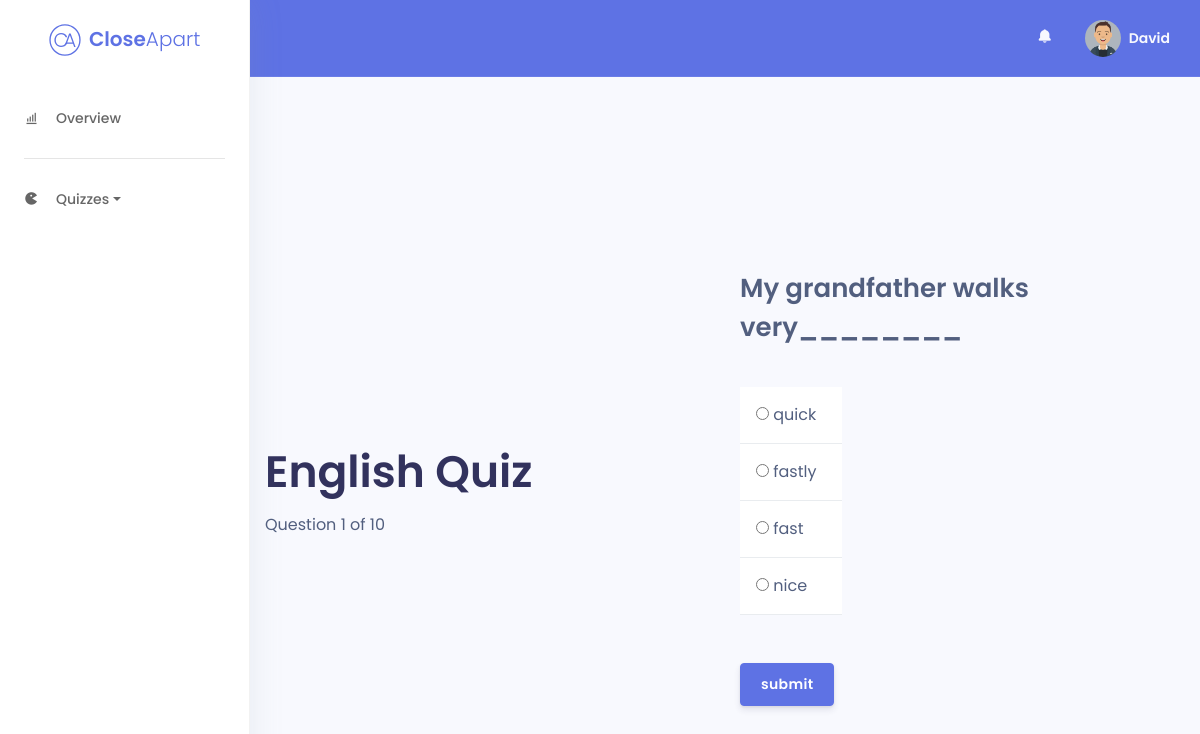
The page /quiz/english/question.php?n=1 on the database its author committed.
### tables this page shows
CREATE TABLE IF NOT EXISTS EnglishQuestions (
question_number int(11) NOT NULL,
question text NOT NULL
);

CREATE TABLE IF NOT EXISTS EnglishChoices (
id int(11) NOT NULL,
question_number int(11) NOT NULL,
is_correct tinyint(4) NOT NULL DEFAULT '0',
choice text NOT NULL,
PRIMARY KEY (id));

### quiz/english/question.php (the view, shortened to what this page needs)
<?php
require('../config/db.php');
$number = (int) $_GET['n'];
$query = "select * from englishquestions";
$results = $mysqli->query($query) or die($mysqli->error . __LINE__);
$total = $results->num_rows;
$query = "select * from `englishquestions` where question_number = $number";
$result = $mysqli->query($query) or die($mysqli->error . __LINE__);
$question = $result->fetch_assoc();
$query = "select * from `englishchoices` where question_number = $number";
$choices = $mysqli->query($query) or die($mysqli->error . __LINE__);
?>
<!DOCTYPE html>
<html lang="en">
<head>
	<link href='https://unpkg.com/boxicons@2.0.7/css/boxicons.min.css' rel='stylesheet'>
	<link rel="stylesheet" href="../../assets/css/argon.min.css">
</head>
<body>
	<nav class="sidenav navbar navbar-vertical fixed-left navbar-expand-xs navbar-light bg-white" id="sidenav-main">
		<div class="scrollbar-inner">
			<div class="sidenav-header align-items-center">
				<a class="navbar-brand d-flex justify-content-center" href="../../index.php">
					<img src="../../assets/images/brand/closeapart-logo-primary.svg" class="mr-2 brand-logo">
					<span class="font-weight-bold text-primary">Close</span><span class="font-weight-light text-primary">Apart</span>
				</a>
			</div>
			<div class="navbar-inner">
				<div class="collapse navbar-collapse" id="sidenav-collapse-main">
					<ul class="navbar-nav">
						<li class="nav-item">
							<a class="nav-link" href="../../student/dashboard.php">
								<i class='bx bx-bar-chart-alt'></i>
								<span class="nav-link-text">Overview</span>
							</a>
						</li>
					</ul>
					<hr class="my-3">
					<ul class="navbar-nav">
						<li class="nav-item">
							<a class="nav-link dropdown-toggle" href="#" role="button" data-toggle="dropdown" aria-haspopup="true" aria-expanded="false">
								<i class='bx bxs-game'></i>
								<span class="nav-link-text">Quizzes</span>
							</a>
						</li>
					</ul>
				</div>
			</div>
		</div>
	</nav>
	<div class="main-content">
		<nav class="navbar navbar-top navbar-expand navbar-dark bg-primary border-bottom">
			<div class="container-fluid">
				<div class="collapse navbar-collapse" id="navbarSupportedContent">
					<ul class="navbar-nav align-items-center ml-auto">
						<li class="nav-item dropdown">
							<a class="nav-link" href="#" role="button" data-toggle="dropdown" aria-haspopup="true" aria-expanded="false">
								<i class='bx bxs-bell'></i>
							</a>
						</li>
					</ul>
					<ul class="navbar-nav align-items-center">
						<li class="nav-item dropdown">
							<a class="nav-link pr-0" href="#" role="button" data-toggle="dropdown" aria-haspopup="true" aria-expanded="false">
								<div class="media align-items-center">
									<span class="avatar avatar-sm rounded-circle">
										<img src='../../assets/images/avatars/avataaars.png' />
									</span>
									<div class="media-body  ml-2  d-none d-lg-block">
										<span class="mb-0 text-sm  font-weight-bold">David</span>
									</div>
								</div>
							</a>
						</li>
					</ul>
				</div>
			</div>
		</nav>
		<div class="container my-5 py-5">
			<div class="row flex-md-column flex-lg-row justify-content-center align-items-center my-5 py-5">
				<div class="col-md-6 col-sm-12">
					<h1 class="display-2">English Quiz</h1>
					<div class="current">Question <?php echo $number; ?> of <?php echo $total; ?></div>
				</div>
				<div class="col-md-6 col-sm-12">
					<p class="question display-4">
						<?php echo $question['question'] ?>
					</p>
					<div class="d-flex align-items-center">
						<form method="post" action="process.php">
							<ul class="list-group list-group-flush my-4">
								<?php while ($row = $choices->fetch_assoc()) : ?>
									<li class="list-group-item"><input name="choice" type="radio" value="<?php echo $row['id']; ?>" />
										<?php echo $row['choice']; ?>
									</li>
								<?php endwhile; ?>
							</ul>
							<input type="submit" value="submit" class="btn btn-primary mt-4" />
						</form>
					</div>
				</div>
			</div>
		</div>
</body>
</html>

### rows shown on the page
englishquestions: question "My grandfather walks very________"
englishchoices: choice "quick"
englishchoices: choice "fastly"
englishchoices: choice "fast"
englishchoices: choice "nice"

### other values the page prints
$number "1"
$total "10"
